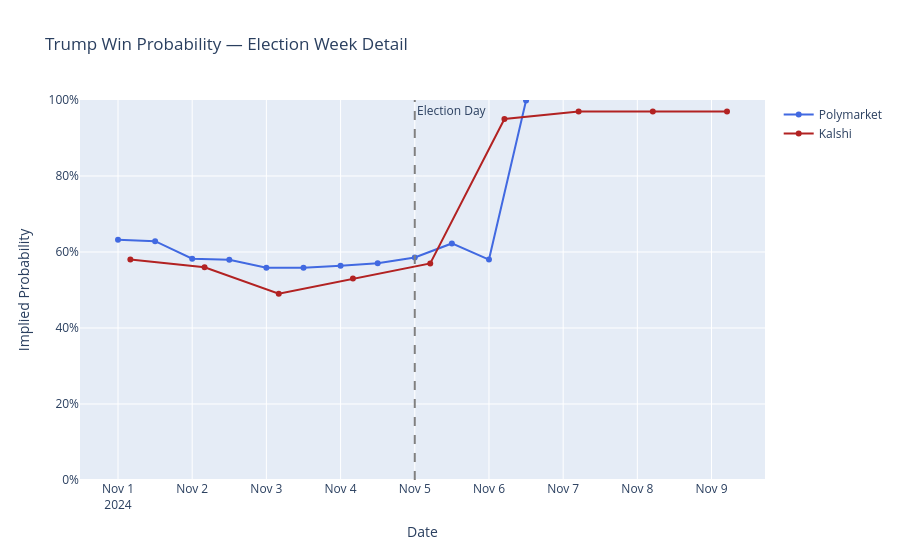

Notebook code cell kept with this figure:
### Markdown cell above
Focus on just the period of election week to get a closer view of price changes as the election is called

### Code cell
# zoom into the election window to see it clearly
fig_zoom = go.Figure()

# filter to just election week
mask_pm = (df_polymarket['t'] >= '2024-11-01') & (df_polymarket['t'] <= '2024-11-10')
mask_k  = (df_kalshi['timestamp'] >= '2024-11-01') & (df_kalshi['timestamp'] <= '2024-11-10')

fig_zoom.add_trace(go.Scatter(
    x=df_polymarket[mask_pm]['t'],
    y=df_polymarket[mask_pm]['p'],
    mode='lines+markers',
    name='Polymarket',
    line=dict(color='royalblue', width=2)
))

fig_zoom.add_trace(go.Scatter(
    x=df_kalshi[mask_k]['timestamp'],
    y=df_kalshi[mask_k]['price'],
    mode='lines+markers',
    name='Kalshi',
    line=dict(color='firebrick', width=2)
))

fig_zoom.add_vline(
    x=pd.Timestamp('2024-11-05').timestamp() * 1000,
    line_dash='dash',
    line_color='grey',
    annotation_text='Election Day',
)

fig_zoom.update_layout(
    title='Trump Win Probability — Election Week Detail',
    xaxis_title='Date',
    yaxis_title='Implied Probability',
    yaxis=dict(range=[0, 1], tickformat='.0%'),
    hovermode='x unified'
)

fig_zoom.show()

### Figure 1 — Plotly figure (JSON) as saved in the notebook; plotly's stock layout.template omitted (floating-point values rounded to 4 significant figures)
{"data": [{"line": {"color": "royalblue", "width": 2}, "mode": "lines+markers", "name": "Polymarket", "type": "scatter", "x": ["2024-11-01T00:00:03", "2024-11-01T12:00:03", "2024-11-02T00:00:03", "2024-11-02T12:00:03", "2024-11-03T00:00:03", "2024-11-03T12:00:03", "2024-11-04T00:00:03", "2024-11-04T12:00:03", "2024-11-05T00:00:02", "2024-11-05T12:00:02", "2024-11-06T00:00:02", "2024-11-06T12:00:03"], "y": [0.6325, 0.6285, 0.5825, 0.5795, 0.5585, 0.5585, 0.5635, 0.5705, 0.5855, 0.6225, 0.58, 0.9985]}, {"line": {"color": "firebrick", "width": 2}, "mode": "lines+markers", "name": "Kalshi", "type": "scatter", "x": ["2024-11-01T04:00:00", "2024-11-02T04:00:00", "2024-11-03T04:00:00", "2024-11-04T04:00:00", "2024-11-05T05:00:00", "2024-11-06T05:00:00", "2024-11-07T05:00:00", "2024-11-08T05:00:00", "2024-11-09T05:00:00"], "y": [0.58, 0.56, 0.49, 0.53, 0.57, 0.95, 0.97, 0.97, 0.97]}], "layout": {"annotations": [{"showarrow": false, "text": "Election Day", "x": 1730764800000, "xanchor": "left", "xref": "x", "y": 1, "yanchor": "top", "yref": "y domain"}], "hovermode": "x unified", "shapes": [{"line": {"color": "grey", "dash": "dash"}, "type": "line", "x0": 1730764800000, "x1": 1730764800000, "xref": "x", "y0": 0, "y1": 1, "yref": "y domain"}], "title": {"text": "Trump Win Probability — Election Week Detail"}, "xaxis": {"title": {"text": "Date"}}, "yaxis": {"range": [0, 1], "tickformat": ".0%", "title": {"text": "Implied Probability"}}}}
